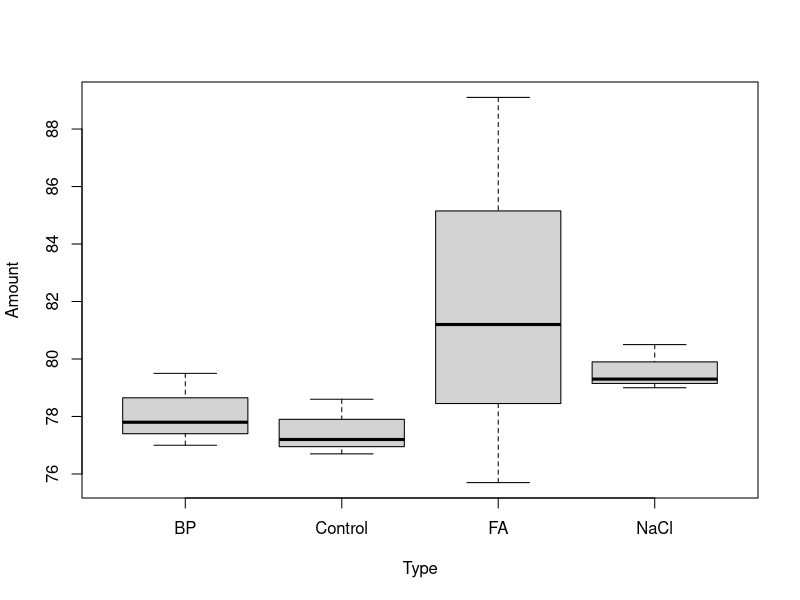
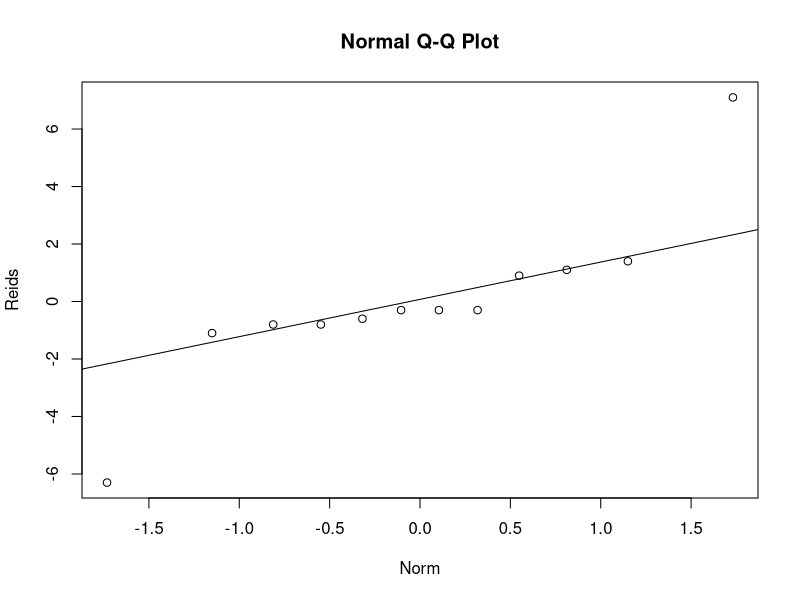

Write the R code that produced these figures, in order. (Note: this script raises an error after producing the figures.)
orange <- read.csv("orangesilage.csv", header = TRUE)

names(orange)[1] <- "Type"

names(orange)[3] <- "Grpmean"

library(tidyverse)

boxplot(Amount~Type,data = orange)

m1 <- aov(Amount~Type,data=orange)

orange$Resids <- residuals(m1)

summary(m1)

shapiro.test(orange$Resids)

{qqnorm(orange$Resids,xlab = "Norm", 
        ylab = "Reids")
  qqline(orange$Resids)}

#### Set up ####
studsat <- read.csv("student_satisfaction.csv")

library(tidyverse)
#### Question 6 ####
an2 <- lm(BMSLSS~Employ_Status, data = studsat)
anova(an2)

#### Question 7 ####
sat_sum <- studsat %>%
  group_by(BMSLSS,Employ_Status) %>%
  summarise(grpmns = mean(BMSLSS))

sat_sump2 <- sat_sum %>%
  group_by(BMSLSS)%>%
  summarise(satis = mean(grpmns))

mean(sat_sump2$satis)

#### Question 8 ####
library(tidyverse)
studsat$natlog <- ln(BMSLSS)
sat_sumar$BMSLSS <- as.factor(sat_sumar$BMSLSS)
sat_sumar$logmeans <- log(satsumar$grpmns)

an2 <- lm(logmeans~BMSLSS, data = sat_sumar)
satisfaction_sum$residan2 <- residuals(an2)

shapiro.test(satisfaction_summary$residan2)

{qqnorm(satisfaction_summary$residan2, xlab="Normal Quantiles", ylab="Model Residuals")
  qqline(satisfaction_summary$residan2)}

anova(an2)




